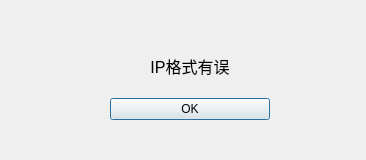
<?xml version="1.0" encoding="UTF-8"?>
<ui version="4.0">
 <class>IPErrorDialog</class>
 <widget class="QDialog" name="IPErrorDialog">
  <property name="geometry">
   <rect>
    <x>0</x>
    <y>0</y>
    <width>366</width>
    <height>160</height>
   </rect>
  </property>
  <property name="windowTitle">
   <string>IPErrorDialog</string>
  </property>
  <widget class="QWidget" name="verticalLayoutWidget">
   <property name="geometry">
    <rect>
     <x>110</x>
     <y>40</y>
     <width>160</width>
     <height>80</height>
    </rect>
   </property>
   <layout class="QVBoxLayout" name="verticalLayout">
    <item>
     <widget class="QLabel" name="label">
      <property name="font">
       <font>
        <pointsize>12</pointsize>
       </font>
      </property>
      <property name="text">
       <string>IP格式有误</string>
      </property>
      <property name="alignment">
       <set>Qt::AlignCenter</set>
      </property>
     </widget>
    </item>
    <item>
     <widget class="QPushButton" name="pushButton">
      <property name="text">
       <string>OK</string>
      </property>
     </widget>
    </item>
   </layout>
  </widget>
 </widget>
 <resources/>
 <connections/>
</ui>
